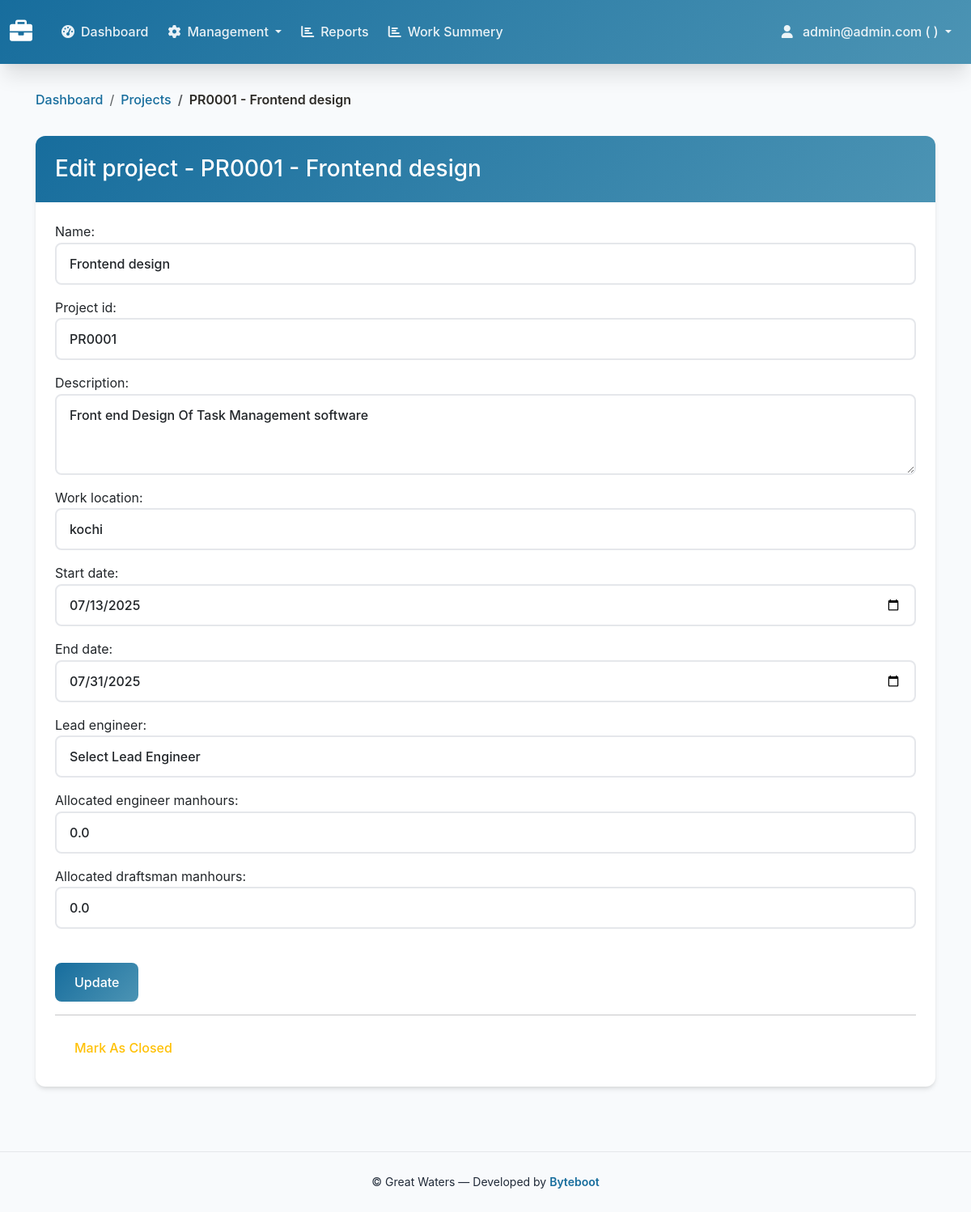
Screenshot of /projects/3/edit/ (signed in) with the database file from the repository.
### home/models.py (models this page shows)
class CustomUser(AbstractBaseUser, PermissionsMixin):
    email = models.EmailField(unique=True, verbose_name='email address')
    first_name = models.CharField(max_length=30, null=True, blank=True, verbose_name='first name')
    last_name = models.CharField(max_length=30, null=True, blank=True, verbose_name='last name')
    employee_id = models.CharField(max_length=30, null=True, blank=True, verbose_name='employee_id')
    designation = models.CharField(max_length=200, null=True, blank=True)
    is_lead_engineer = models.BooleanField(default=False)
    profile_picture = models.FileField(upload_to="profile_pic", null=True, blank=True)
    man_hour_of_employee = models.DecimalField(default=0, max_digits = 5, decimal_places = 2)
    is_verified = models.BooleanField(default=False)
    phone_number = models.CharField(
        max_length=15,
        blank=True,
        null=True,
        validators=[RegexValidator(regex=r'^\+?1?\d{9,15}$', message="Phone number must be entered in the format: '+999999999'. Up to 15 digits allowed.")],
        verbose_name='phone number'
    )
    date_of_birth = models.DateField(auto_now_add=False, null=True, blank=True)
    pin_code = models.BigIntegerField(default=1, null=True, blank=True)
    age = models.CharField(max_length=20, null=True, blank=True)
    district = models.CharField(max_length=20, null=True, blank=True)
    state = models.CharField(max_length=20, null=True, blank=True)
    address = models.TextField(blank=True, null=True, verbose_name='address')
    is_active = models.BooleanField(default=True, verbose_name='active')
    is_staff = models.BooleanField(default=False, verbose_name='staff status')
    role = models.CharField(max_length=20,
                            choices=(
                                ("admin","admin"),
                                ("semi-admin", "semi-admin"),
                                ("user","user"),
                            ),
                            default='user'
                            )
    work_location = models.ForeignKey(WorkLocation, on_delete=models.CASCADE, null=True, blank=True)
    date_joined = models.DateTimeField(auto_now_add=True, verbose_name='date joined')
    objects = CustomUserManager()
    USERNAME_FIELD = 'email'
    REQUIRED_FIELDS = ["first_name", "date_of_birth", "phone_number"]
    class Meta:
        verbose_name = 'user'
        verbose_name_plural = 'users'
    def __str__(self):
        return str(self.first_name + " " + str(self.last_name))

class Project(models.Model):
    STATUS_CHOICES = [
        ('active', 'Active'),
        ('closed', 'Closed'),
    ]
    name = models.CharField(max_length=200)
    project_id = models.CharField(max_length=20)
    description = models.TextField(blank=True)
    start_date = models.DateField()
    end_date = models.DateField(null=True, blank=True)
    status = models.CharField(max_length=10, choices=STATUS_CHOICES, default='active')
    created_by = models.ForeignKey(User, on_delete=models.CASCADE, related_name='created_projects')
    created_at = models.DateTimeField(auto_now_add=True)
    updated_at = models.DateTimeField(auto_now=True)
    work_location = models.ForeignKey(WorkLocation, on_delete=models.SET_NULL, null=True, blank=True)
    lead_engineer = models.ForeignKey(User, on_delete=models.SET_NULL, null=True, blank=True, related_name="lead_engineer")
    allocated_engineer_manhours = models.FloatField(default=0)
    allocated_draftsman_manhours = models.FloatField(default=0)
    class Meta:
        ordering = ['-created_at']
    def __str__(self):
        return str(self.project_id) + " - "+str(self.name)

### home/views.py (the view)
# urls.py: path('projects/<int:project_id>/edit/', views.edit_project, name='edit_project'),
@login_required
def edit_project(request, project_id):
    if request.user.role not in ['admin', 'semi-admin']:
        return redirect('employee_dashboard')
    project = get_object_or_404(Project, id=project_id)
    if request.method == 'POST':
        form = ProjectForm(request.POST, instance=project, current_user=request.user)
        if form.is_valid():
            form.save()
            messages.success(request, 'Project updated successfully!')
            return redirect('project_management')
    else:
        form = ProjectForm(instance=project)
    return render(request, 'admin/edit_project.html', {'form': form, 'project': project})

### home/models.py (called while the page is built)
    def __str__(self):
        return str(self.location)

### templates/admin/edit_project.html (shortened to what this page needs)
{% extends 'base.html' %}
{% load static %}
{% block breadcrumb %}
<div class="container">
    <nav aria-label="breadcrumb">
        <ol class="breadcrumb">
            <li class="breadcrumb-item"><a href="{% url 'admin_dashboard' %}">Dashboard</a></li>
            <li class="breadcrumb-item "><a href="{% url 'project_management' %}">Projects</a></li>
            <li class="breadcrumb-item active">{{project}}</li>
        </ol>
    </nav>
</div>
{% endblock %}
{% block content %}
<div class="container-fluid">
    <div class="row">
        <div class="col-12">
            <div class="card modern-card">
                <div class="card-header">
                    <div class="d-flex justify-content-between align-items-center">
                        <h3 class="card-title mb-0">Edit project - {{project}}</h3>
                    </div>
                </div>
                <div class="card-body">
                    <form method="post">
                        {{form.as_p}}
                        <br>
                        <button class="btn btn-primary" type="submit">Update</button>
                    </form>
                    <hr>
                    {% if project.status == "active" %}
                    <a href="{%url 'close_project' project.id %}" class="btn btn-outline-warning">Mark As Closed</a>
                    {% else %}
                    <a href="{%url 'close_project'  project.id  %}" class="btn btn-outline-success">Reopen Project</a>
                    {% endif %}
                </div>
            </div>
        </div>
    </div>
</div>
{% endblock %}

### templates/base.html (shortened to what this page needs)
<!DOCTYPE html>
<html lang="en">
<head>
    <link href="https://cdn.jsdelivr.net/npm/bootstrap@5.3.0/dist/css/bootstrap.min.css" rel="stylesheet">
    <link href="https://cdnjs.cloudflare.com/ajax/libs/font-awesome/6.0.0/css/all.min.css" rel="stylesheet">
</head>
<body>
    <nav class="navbar navbar-expand-lg navbar-dark top-navbar">
        <div class="container-fluid">
            <a class="navbar-brand" href="{% if user.is_authenticated %}{% if user.role == 'admin' %}{% url 'admin_dashboard' %}{% else %}{% url 'employee_dashboard' %}{% endif %}{% else %}#{% endif %}">
                <i class="fas fa-briefcase me-2"></i>
            </a>
            <div class="collapse navbar-collapse" id="navbarNav">
                {% if user.is_authenticated %}
                    <ul class="navbar-nav me-auto">
                        {% if user.role == 'admin' or user.role == 'semi-admin' %}
                            <li class="nav-item">
                                <a class="nav-link {% if request.resolver_match.url_name == 'admin_dashboard' %}active{% endif %}" href="{% url 'admin_dashboard' %}">
                                    <i class="fas fa-tachometer-alt me-2"></i>Dashboard
                                </a>
                            </li>
                            <li class="nav-item dropdown">
                                <a class="nav-link dropdown-toggle" href="#" id="managementDropdown" role="button" data-bs-toggle="dropdown">
                                    <i class="fas fa-cog me-2"></i>Management
                                </a>
                            </li>
                            <li class="nav-item">
                                <a class="nav-link {% if request.resolver_match.url_name == 'reports' %}active{% endif %}" href="{% url 'reports' %}">
                                    <i class="fas fa-chart-bar me-2"></i>Reports
                                </a>
                            </li>
                             <li class="nav-item">
                                <a class="nav-link {% if request.resolver_match.url_name == 'all_projects_work_summary' %}active{% endif %}" href="{% url 'all_projects_work_summary' %}">
                                    <i class="fas fa-chart-bar me-2"></i>Work Summery
                                </a>
                            </li>
                        {% endif %}
                    </ul>
                {% endif %}
                <ul class="navbar-nav">
                    {% if user.is_authenticated %}
                        <li class="nav-item dropdown">
                            <a class="nav-link dropdown-toggle" href="#" id="userDropdown" role="button" data-bs-toggle="dropdown">
                                <i class="fas fa-user me-2"></i>
                                {{ user.email }} ( {{ user.first_name }} )
                            </a>
                        </li>
                    {% else %}
                        <li class="nav-item">
                            <a class="nav-link" href="{% url 'login' %}">
                                <i class="fas fa-sign-in-alt me-2"></i>Login
                            </a>
                        </li>
                    {% endif %}
                </ul>
            </div>
        </div>
    </nav>
    <div class="container-fluid main-content">
        {% block breadcrumb %}{% endblock %}
        {% block content %}{% endblock %}
    </div>
    <footer class="text-center py-4 mt-5" style="background: #f8fafc; border-top: 1px solid #e5e7eb;">
        <div class="container">
            <small>
                &copy; {{ now|date:"Y" }} Great Waters &mdash; Developed by
                <a href="https://www.byteboot.in" target="_blank" rel="noopener" style="color: var(--primary-color); font-weight: 600; text-decoration: none;">
                    Byteboot
                </a>
            </small>
        </div>
    </footer>
</body>
</html>

### templates/base.html (style rules this page uses)
:root { --primary-color: #176d9d; --secondary-color: #2d2b27; --accent-color: #4c94b4; --success-color: #10b981; --warning-color: #f59e0b; --danger-color: #ef4444; --info-color: #06b6d4; --light-bg: #f8fafc; --dark-text: #1f2937; --border-color: #e5e7eb; --shadow: 0 4px 6px -1px rgba(0, 0, 0, 0.1), 0 2px 4px -1px rgba(0, 0, 0, 0.06); --shadow-lg: 0 20px 25px -5px rgba(0, 0, 0, 0.1), 0 10px 10px -5px rgba(0, 0, 0, 0.04); --border-radius: 12px; --transition: all 0.3s cubic-bezier(0.4, 0, 0.2, 1); }
* { box-sizing: border-box; }
body { background-color: var(--light-bg); color: var(--dark-text); font-family: 'Inter', -apple-system, BlinkMacSystemFont, 'Segoe UI', Roboto, sans-serif; line-height: 1.6; }
.top-navbar { background: linear-gradient(135deg, var(--primary-color), var(--accent-color)); box-shadow: var(--shadow-lg); padding: 0.75rem 0; position: sticky; top: 0; z-index: 1000; backdrop-filter: blur(10px); }
.navbar-brand { font-weight: 700; font-size: 1.75rem; color: white !important; transition: var(--transition); }
.navbar-nav .nav-link { font-weight: 500; color: rgba(255, 255, 255, 0.9) !important; padding: 0.75rem 1rem; border-radius: 8px; transition: var(--transition); margin: 0 0.25rem; }
.main-content { padding: 2rem; min-height: calc(100vh - 140px); }
.card { border: none; border-radius: var(--border-radius); box-shadow: var(--shadow); transition: var(--transition); background: white; }
.card-header { background: linear-gradient(135deg, var(--primary-color), var(--accent-color)); color: white; border-radius: var(--border-radius) var(--border-radius) 0 0 !important; padding: 1.5rem; font-weight: 600; border: none; }
.card-body { padding: 1.5rem; }
.btn { border-radius: 8px; font-weight: 500; padding: 0.75rem 1.5rem; transition: var(--transition); border: none; }
.btn-primary { background: linear-gradient(135deg, var(--primary-color), var(--accent-color)); border: none; }
.form-control { border-radius: 8px; border: 2px solid var(--border-color); padding: 0.75rem 1rem; transition: var(--transition); font-weight: 500; }
.breadcrumb { background: transparent; padding: 0; margin-bottom: 2rem; border-radius: var(--border-radius); }
.breadcrumb-item a { color: var(--primary-color); text-decoration: none; font-weight: 500; transition: var(--transition); }
.breadcrumb-item.active { color: var(--secondary-color); font-weight: 600; }
html { scroll-behavior: smooth; }

### rows the page displays
CustomUser: email "admin@admin.com"
Project: project+name "PR0001 - Frontend design", name "Frontend design", project_id "PR0001", description "Front end Design Of Task Management software", work_location "kochi", start_date "07/13/2025", end_date "07/31/2025", lead_engineer "Select Lead Engineer", allocated_engineer_manhours "0.0", allocated_draftsman_manhours "0.0"
